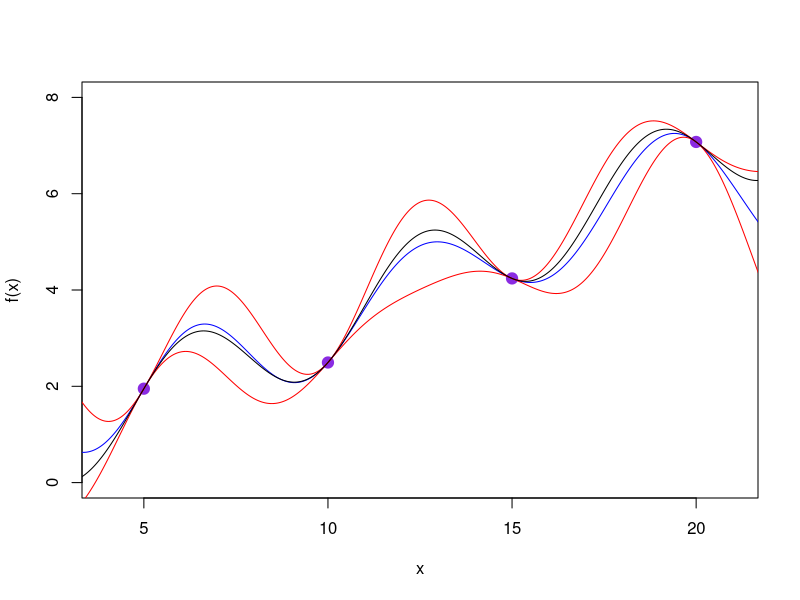
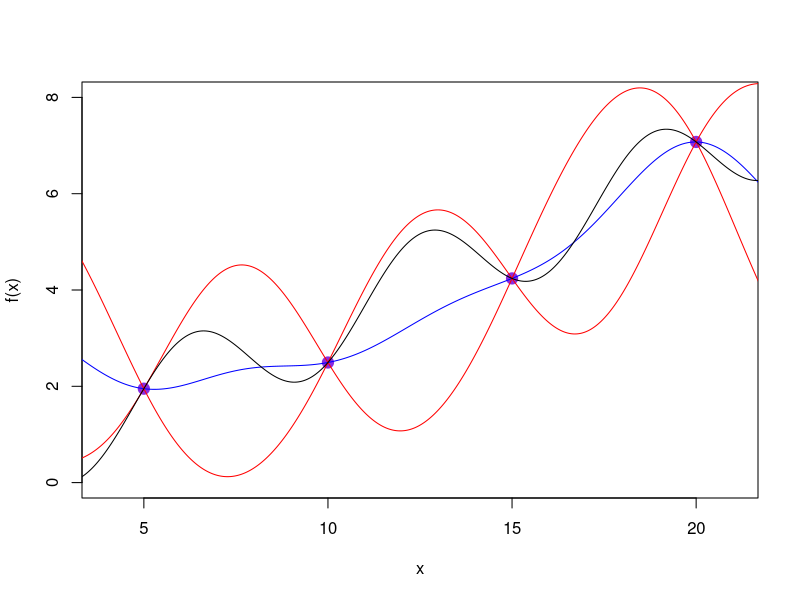

Here is the R script that generated these plots, in order:
#function to emulate: x/3 + cos(x)
#derivative function: 1/3 - sin(x)
#vector D in this new case has changed, so first thing to do is to update this

#First thing to do is to get vector D and E(D)
#...............................................................................
x <- c(5,10,15,20)

Dpart1 <- function(m){
  len <- length(m)
  Dvals <- rep(0,len)
  for(i in 1:len){
    Dvals[i] = x[i]/3 + cos(x[i])
  }
  return(Dvals)
}

Dpart2 <- function(m){
  len <- length(m)
  Dvals <- rep(0,len)
  for(i in 1:len){
    Dvals[i] = 1/3 - sin(x[i])
  }
  return(Dvals)
}

D <- c(Dpart1(x), Dpart2(x))
expD <- c(4,4,4,4,0,0,0,0)
#...............................................................................
#Now the next thing is to form the big variance matrix
#I know this will be an 8x8 matrix with my setup, and will require different
#subsections, which I need to calculate and then put them together
varu <- 1
theta <- 3

varDPart1 <- matrix(nrow = 4, ncol = 4)
for(i in 1:4){
  for(j in 1:4){
    varDPart1[i,j] = varu^2 * exp(-(abs(x[i] - x[j]))^2 / (theta)^2)
  }
}

varDPart2 <- matrix(nrow = 4, ncol = 4)
for(i in 1:4){
  for(j in 1:4){
    varDPart2[i,j] = varu^2 * (2/(theta^2) - 4/(theta^4)*(x[i]-x[j])^2)*exp(-(x[i]-x[j])^2 / (theta^2))
  }
}

varDPart3 <- matrix(nrow = 4, ncol = 4)
for(i in 1:4){
  for(j in 1:4){
    varDPart3[i,j] = varu^2 * 2/(theta)^2 * (x[i] - x[j]) * exp(- (x[i] - x[j])^2 / (theta)^2)
  }
}

varDPart4 <- t(varDPart3)
#Putting this into one big variance matrix
tophalf <- cbind(varDPart1, varDPart3)
bottomhalf <- cbind(varDPart4, varDPart2)
varDmatrix <- rbind(tophalf, bottomhalf)
#.............................................................................

#The next thing to do is to form the covariance structure, which is likely to be a little bit trickier
#Like with the D stuff, I need to do a half and half kind of thing and put together
x.vals <- seq(0,23, length.out = 1000)
covmatrixPart1 <- matrix(nrow = 1000, ncol = 4)
for(i in 1:1000){
  for(j in 1:4){
    covmatrixPart1[i,j] = varu^2 * exp(-(x.vals[i] - x[j])^2/(theta)^2) 
  }
}

covmatrixPart2 <- matrix(nrow = 1000, ncol = 4)
for(i in 1:1000){
  for(j in 1:4){
    covmatrixPart2[i,j] = varu^2 * 2/(theta)^2 * (x.vals[i] - x[j]) * exp(- (x.vals[i] - x[j])^2 / (theta)^2)
  }
}

covmatrix <- cbind(covmatrixPart1,covmatrixPart2)
#..............................................................................
#Now fingers crossed I am hoping to piece this together and get the emulator AH FINGERS CROSSED

exp.x.vals <- rep(0,1000)
var.x.vals <- rep(0,1000)

for(i in 1:1000){
  exp.x.vals[i] = 4 + covmatrix[i,] %*% solve(varDmatrix) %*% (D - expD)
  var.x.vals[i] = varu^2 - (covmatrix[i,]%*%solve(varDmatrix)%*%covmatrix[i,])
}

pdf("1Dwithderiv.pdf", height = 6, width = 7)
plot(x, Dpart1(x), xlim = c(4,21), ylim = c(0,8), xlab = "x", ylab = "f(x)", 
     col = "blueviolet", bg = "blueviolet", pch = 21, cex = 1.5)
lines(x.vals, exp.x.vals, col = "blue")
lines(x.vals, exp.x.vals + (3*sqrt(var.x.vals)), col = "red")
lines(x.vals, exp.x.vals - (3*sqrt(var.x.vals)), col = "red")
lines(x.vals, x.vals/3 + cos(x.vals), col = "black")
dev.off()

#.............................................................................
#Taking just the value of the 4 points, without the derivative information
exp.x4.vals <- rep(0,1000)
var.x4.vals <- rep(0,1000)
expD4 <- c(4,4,4,4)

for(i in 1:1000){
  exp.x4.vals[i] = 4 + covmatrixPart1[i,] %*% solve(varDPart1) %*% (Dpart1(x) - expD4)
  var.x4.vals[i] = varu^2 - (covmatrixPart1[i,]%*%solve(varDPart1)%*%covmatrixPart1[i,])
}

pdf("1Dwithoutderiv.pdf", height = 6, width = 7)
plot(x, Dpart1(x), xlim = c(4,21), ylim = c(0,8), xlab = "x", ylab = "f(x)", 
     col = "blueviolet", bg = "blueviolet", pch = 21, cex = 1.5)
lines(x.vals, exp.x4.vals, col = "blue")
lines(x.vals, exp.x4.vals + (3*sqrt(var.x4.vals)), col = "red")
lines(x.vals, exp.x4.vals - (3*sqrt(var.x4.vals)), col = "red")
lines(x.vals, x.vals/3 + cos(x.vals), col = "black")
dev.off()